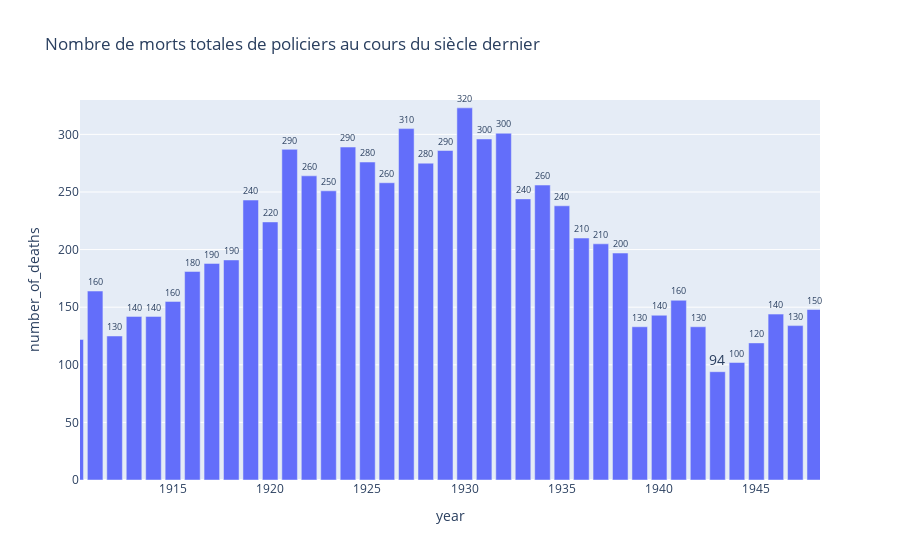

The code cell stored with this chart in its notebook:
### Code cell
fig = px.bar(year_data, x='year', y='number_of_deaths', text_auto='.2s',title="Nombre de morts totales de policiers au cours du siècle dernier")
fig.update_traces(textfont_size=20, textangle=0, textposition="outside", cliponaxis=False)
fig.show()

### Figure 1 — Plotly figure (JSON) as saved in the notebook; plotly's stock layout.template omitted (floating-point values rounded to 4 significant figures; data arrays with more than 128 entries replaced by an {"elided": "..."} marker saying what was removed)
{"data": [{"alignmentgroup": "True", "cliponaxis": false, "hovertemplate": "year=%{x}<br>number_of_deaths=%{y}<extra></extra>", "legendgroup": "", "marker": {"color": "#636efa", "pattern": {"shape": ""}}, "name": "", "offsetgroup": "", "orientation": "v", "showlegend": false, "textangle": 0, "textfont": {"size": 20}, "textposition": "outside", "texttemplate": "%{y:.2s}", "type": "bar", "x": {"elided": "202 int values"}, "xaxis": "x", "y": {"elided": "202 int values"}, "yaxis": "y"}], "layout": {"autosize": true, "barmode": "relative", "legend": {"tracegroupgap": 0}, "title": {"text": "Nombre de morts totales de policiers au cours du siècle dernier"}, "xaxis": {"anchor": "y", "autorange": false, "domain": [0, 1], "range": [1910.0, 1948.0], "title": {"text": "year"}, "type": "linear"}, "yaxis": {"anchor": "x", "autorange": false, "domain": [0, 1], "range": [0, 329.8], "title": {"text": "number_of_deaths"}, "type": "linear"}}}
